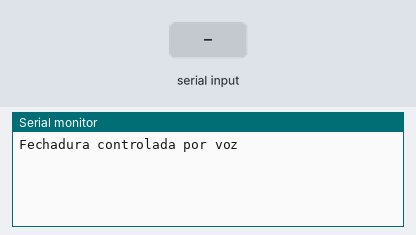
Recording of a sketch running on a simulated Arduino Uno, built with avr-gcc and run on an emulated ATmega328P. Shown: the last lines printed to the serial monitor. The inputs (shaded band) are chosen by the test bench. No radio packets arrive unless stated.

Above: at 1.2 s.
1.3 s: "1\n" received over Serial
At 2.4 s:
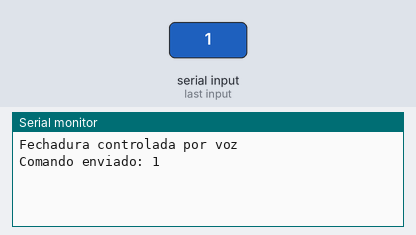
2.8 s: "0\n" received over Serial
At 3.6 s:
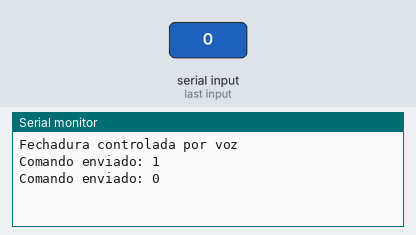
4.3 s: "2\n" received over Serial
At 4.7 s:
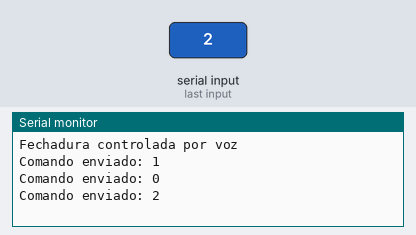

The sketch:

Emissor.ino
```cpp
#include <RH_ASK.h>
#include <SPI.h> // Necessário mesmo que não use SPI diretamente

RH_ASK driver(2000, 5, 4, 0);

void setup() {
    driver.init();
    Serial.begin(115200);
    Serial.println("Fechadura controlada por voz");
}

void loop() {

    if (Serial.available() > 0) {
        String command = Serial.readStringUntil('\n');
        command.trim();

        driver.send((uint8_t*)command.c_str(), command.length());
        driver.waitPacketSent();
        Serial.println("Comando enviado: " + command);

    }
}
```

Measured:
- after the input at 1.3 s, the serial monitor: prints a new line after 0.06 s (image 1)
- after the input at 2.8 s, the serial monitor: prints a new line after 0.06 s (image 2)
- after the input at 4.3 s, the serial monitor: prints a new line after 0.06 s (image 3)
